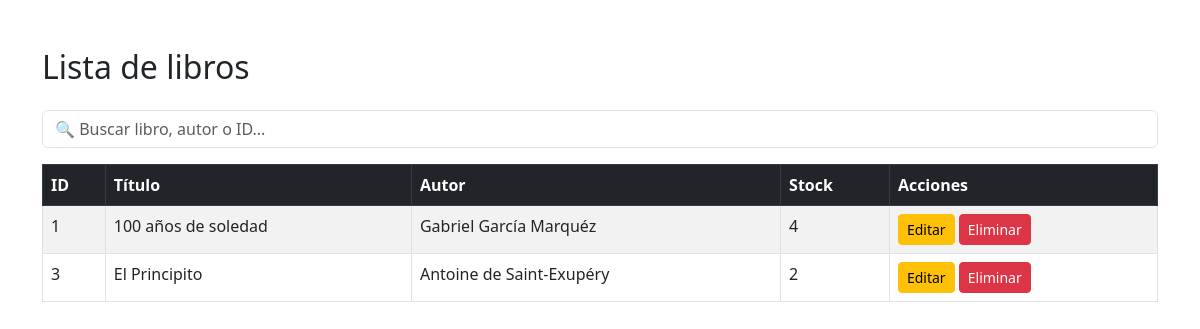
/ConsultarLibros.php (signed in), run on an earlier commit of the app's database.
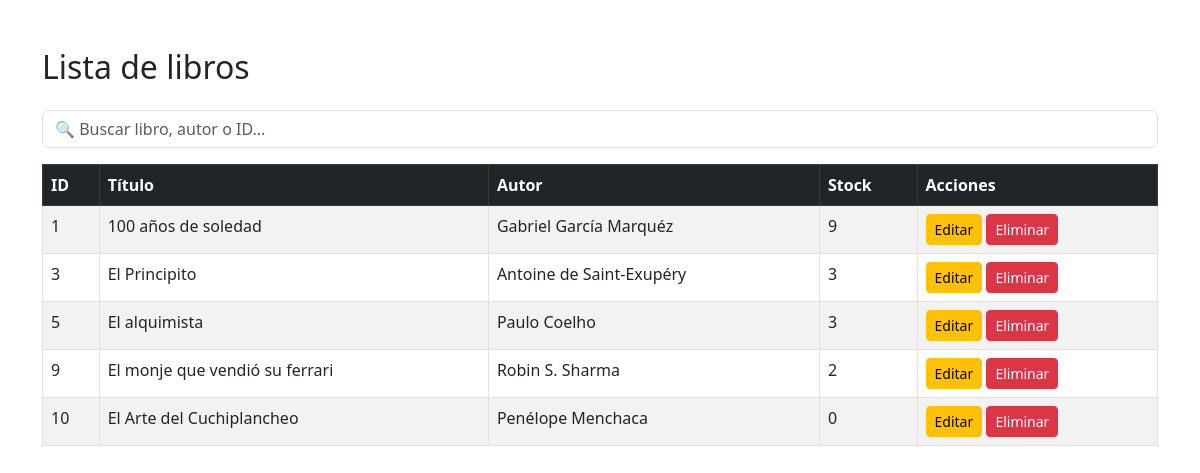
And on a later commit of the database.
### tables this page shows
CREATE TABLE `libros` (
  `id` int NOT NULL,
  `titulo` varchar(150) NOT NULL,
  `autor` varchar(100) NOT NULL,
  `genero` varchar(50) DEFAULT NULL,
  `isbn` varchar(20) DEFAULT NULL,
  `stock` int NOT NULL,
  `activo` tinyint DEFAULT '1'
);

### ConsultarLibros.php (the view, shortened to what this page needs)
<?php
include("conexion.php");
$result = $conexion->query("SELECT * FROM libros WHERE activo = 1");
?>
<!DOCTYPE html>
<html>
<head>
    <link href="https://cdn.jsdelivr.net/npm/bootstrap@5.3.0/dist/css/bootstrap.min.css" rel="stylesheet">
</head>
<body>
<div class="container mt-5">
    <h2 class="mb-4">Lista de libros</h2>
    <div class="mb-3">
    <input type="text" id="buscador" class="form-control" placeholder="🔍 Buscar libro, autor o ID...">
</div>
    <table class="table table-bordered table-striped table-hover" id="tablaLibros">
        <thead class="table-dark">
            <tr>
                <th>ID</th>
                <th>Título</th>
                <th>Autor</th>
                <th>Stock</th>
                <th>Acciones</th>
            </tr>
        </thead>
        <tbody>
<?php while ($row = $result->fetch_assoc()) { ?>
    <tr>
        <td><?php echo $row['id']; ?></td>
        <td><?php echo htmlspecialchars($row['titulo']); ?></td>
        <td><?php echo htmlspecialchars($row['autor']); ?></td>
        <td><?php echo $row['stock']; ?></td>
        <td>
            <a href="editar_libro.php?id=<?php echo $row['id']; ?>" class="btn btn-warning btn-sm">Editar</a>
            <a href="eliminar_libro.php?id=<?php echo $row['id']; ?>"
            class="btn btn-danger btn-sm"
            onclick="return confirmarEliminacion(<?php echo $row['stock']; ?>)">
            Eliminar</a>
        </td>
    </tr>
<?php } ?>
</tbody>
    </table>
</div>
</body>
</html>

What changed in the data, as far as the page shows it:
changed libros "100 años de soledad": stock "4" → "9"
changed libros "El Principito": stock "2" → "3"
added libros: id "5", titulo "El alquimista", autor "Paulo Coelho", stock "3"
added libros: id "9", titulo "El monje que vendió su ferrari", autor "Robin S. Sharma", stock "2"
added libros: id "10", titulo "El Arte del Cuchiplancheo", autor "Penélope Menchaca", stock "0"
